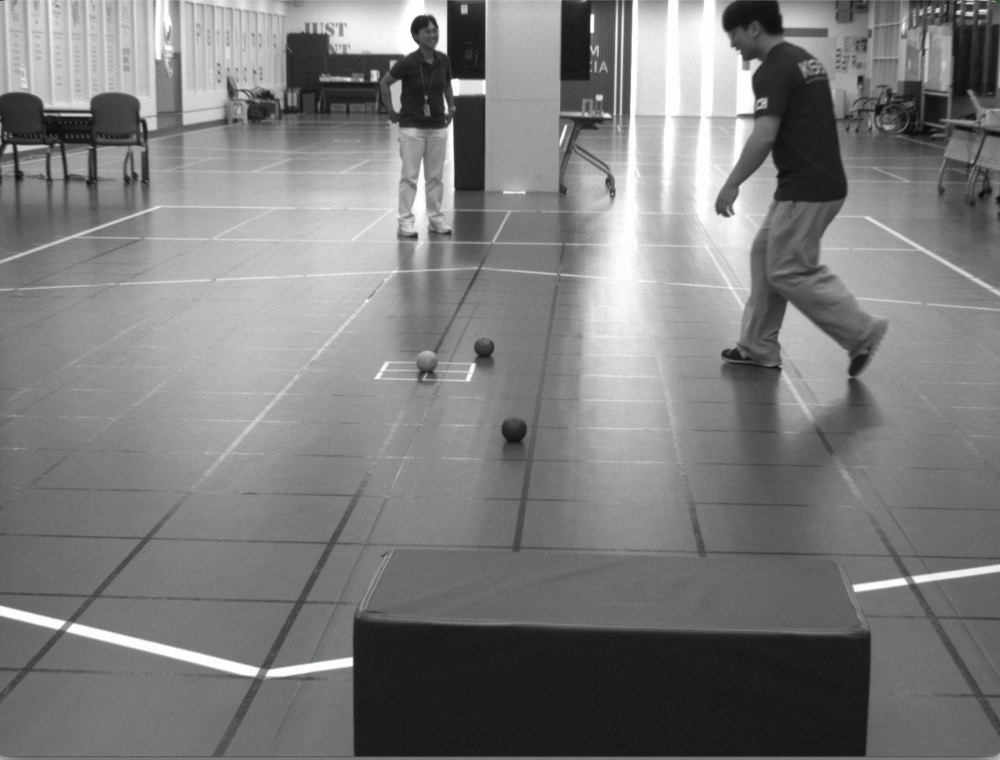
#> input picture images/image-1785975960115.webp, 2000 x 1520 px (shown at 1/2 size)
$ python -i video_player.py   (imports and definitions only)
#> lines starting #> are read from the running program, lines starting #| are printed output that depends on the picture; after the words box and inside, x2 and y2 are one past the last pixel; in counts of white or black regions, pixels touching at a corner belong together
#> further down, picture is the input picture: shape (1520, 2000, 3); mean B, G, R 122.1, 125.3, 122.5
from __future__ import annotations

from dataclasses import dataclass
import os
from pathlib import Path
from typing import Callable, Sequence


SUPPORTED_VIDEO_EXTENSIONS = {".mp4", ".avi", ".mov", ".mkv"}
DEFAULT_POSE_WEIGHT = "yolov8n-pose.pt"
YOLO_POSE_EDGES = [
    (5, 6),
    (5, 7),
    (7, 9),
    (6, 8),
    (8, 10),
    (5, 11),
    (6, 12),
    (11, 12),
    (11, 13),
    (13, 15),
    (12, 14),
    (14, 16),
    (0, 1),
    (0, 2),
    (1, 3),
    (2, 4),
]


@dataclass(frozen=True)
class PlaybackState:
    paused: bool
    stopped: bool
    should_quit: bool


@dataclass(frozen=True)
class Point:
    x: int
    y: int


@dataclass(frozen=True)
class ROI:
    x: int
    y: int
    width: int
    height: int


@dataclass(frozen=True)
class Ball:
    x: int
    y: int
    radius: int


@dataclass(frozen=True)
class VideoMenuItem:
    index: int
    left: int
    top: int
    right: int
    bottom: int


@dataclass(frozen=True)
class ControlButton:
    action: str
    label: str
    left: int
    top: int
    right: int
    bottom: int


class RoiSelector:
    # [55 lines left out: functions __init__, begin, update, finish, preview, clear, not called in this run]


class HomographySelector:
    def __init__(self) -> None:
        self.points: list[Point] = []
        self.is_selecting = False

    @property
    def is_complete(self) -> bool:
        return len(self.points) == 4

    def start(self) -> None:
        self.points = []
        self.is_selecting = True

    # [7 lines left out: function add_point, not called in this run]

    def clear(self) -> None:
        self.points = []
        self.is_selecting = False


# [77 lines left out: functions normalize_roi, detect_ball_in_roi, not called in this run]


def distance_between(first: Point, second: Point) -> float:
    return ((first.x - second.x) ** 2 + (first.y - second.y) ** 2) ** 0.5


# [145 lines left out: functions order_homography_points, calculate_homography_size, apply_homography, build_control_buttons, find_control_button_at, draw_control_buttons, not called in this run]


def format_roi_size_label(roi: ROI) -> str:
    return f"{roi.width} x {roi.height} px"


# [111 lines left out: functions map_panorama_image_point, draw_panel_label, build_panorama_display, clamp_bandpass_cutoffs, apply_spatial_bandpass, not called in this run]


def apply_otsu_threshold(frame):
    import cv2

    if len(frame.shape) == 3:
        gray = cv2.cvtColor(frame, cv2.COLOR_BGR2GRAY)
    else:
        gray = frame.copy()

    blurred = cv2.GaussianBlur(gray, (5, 5), 0)
    _threshold, binary = cv2.threshold(
        blurred,
        0,
        255,
        cv2.THRESH_BINARY | cv2.THRESH_OTSU,
    )
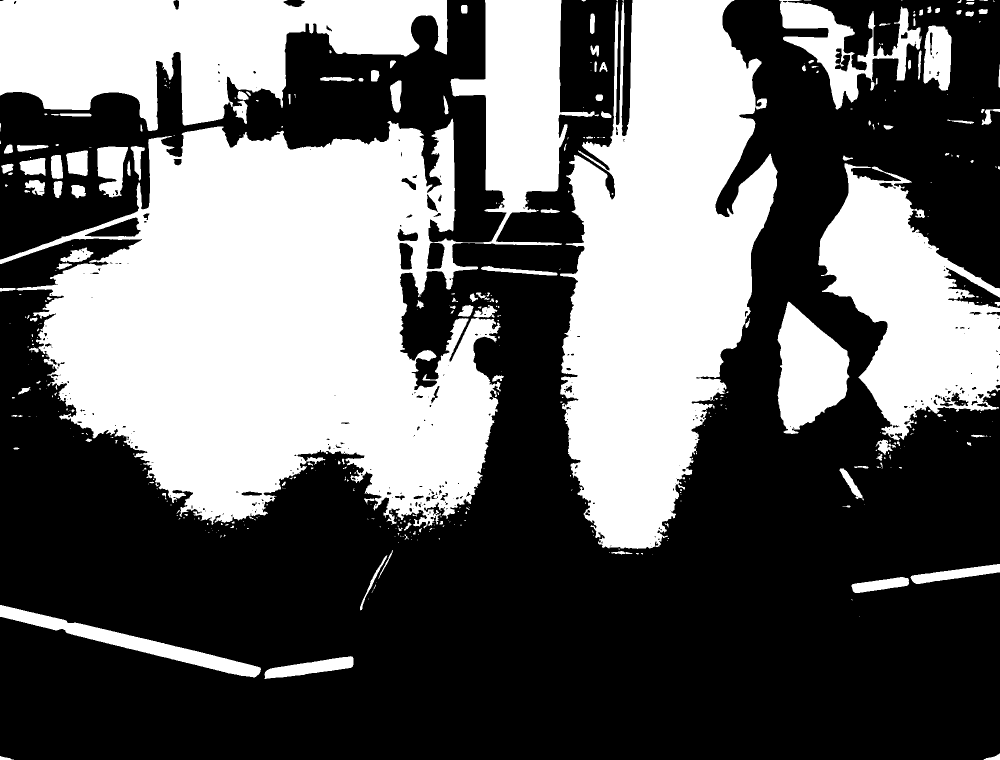
#> binary: shape (1520, 2000) (shown at 1/2 size); 40.3% white; 436 white regions (289 under 20 px), largest, box (x1, y1, x2, y2) and area: (0, 0, 1198, 1057) 570215, (1120, 0, 1555, 1098) 306870, (0, 0, 895, 262) 140580
    return cv2.cvtColor(binary, cv2.COLOR_GRAY2BGR)


# [819 lines left out: functions find_contours_in_binary, draw_contours_on_frame, find_local_pose_weight, draw_yolo_skeletons, run_yolo_pose, find_video_files and 10 more, not called in this run]


def main() -> int:
    return run_player(Path.cwd(), select_video=select_video_with_ui, play=play_video)


# [2 lines not run here, left out]

>>> import cv2
>>> picture = cv2.imread('images/image-1785975960115.webp')
>>> result = apply_otsu_threshold(picture)
